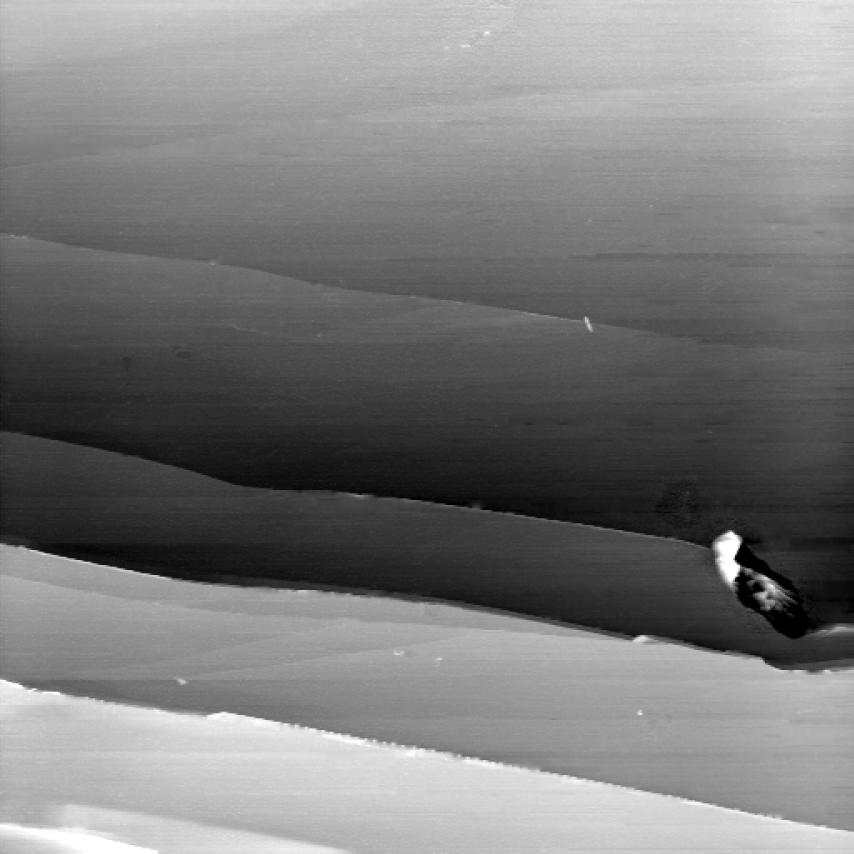
#> input picture data/data1/rawdata1.jpg, 2560 x 2560 px (shown at 1/3 size)
$ jupyter execute --allow-errors canny_hough.ipynb   (shell and % lines are left out)
#> lines starting #> are read from the running program, lines starting #| are printed output that depends on the picture; after the words box and inside, x2 and y2 are one past the last pixel; in counts of white or black regions, pixels touching at a corner belong together
[cell 1]
import sys
import numpy as np
import cv2
from IPython.display import Image, display
from ipywidgets import widgets
from matplotlib import pyplot as plt

print("python version:", sys.version)
print("numpy version:", np.__version__)
print("opencv version:", cv2.__version__) # type: ignore

[cell 2]
# [29 lines left out: functions imshow, houghline, not called in this run]

[cell 3]
def slopeComp(img:np.ndarray, slope:float, axis:int, scale:float=1.0)->np.ndarray:
    x = np.arange(img.shape[axis]).astype(np.float32)
    y = x*slope
    if axis == 0:
        base = y.reshape((-1,1)).repeat(img.shape[1], axis=1)
    elif axis == 1:
        base = y.reshape((1,-1)).repeat(img.shape[0], axis=0)
    else:
        raise ValueError("invalid axis")
    ret = ((img.astype(np.float32) - base) * scale).astype(np.uint8)
    return ret

def makeSobelFilter(size:int)->np.ndarray:
    halfsize = (size - 1) // 2
    return np.hstack([np.full(halfsize, -1), [0], np.full(halfsize, 1)]).reshape((1,-1)).repeat(size, axis=0)

def broadD(img, m_size, s_size, axis=0)->np.ndarray:
    ret = cv2.medianBlur(img, m_size)
    kernel = makeSobelFilter(s_size) if axis == 0 else makeSobelFilter(s_size).T
    ret = cv2.filter2D(ret, -1, kernel)
    return ret

# [4 lines left out: function broadGrad, not called in this run]

def binarize(img, threshold):
    bool_img = img > threshold
    return np.full(img.shape, 255, dtype=np.uint8) * bool_img

# [27 lines left out: functions drawInSubplot, detectStep, not called in this run]

[cell 4]
raw_data1 = cv2.cvtColor(cv2.imread("data/data1/rawdata1.jpg"), cv2.COLOR_BGR2GRAY)
#> raw_data1: shape (2560, 2560); min 0, max 255, mean 123.3
print(raw_data1.shape, raw_data1.dtype)
#| (2560, 2560) uint8
manually_marked = cv2.imread("data/data1/rawdata1_manually_marked.png")
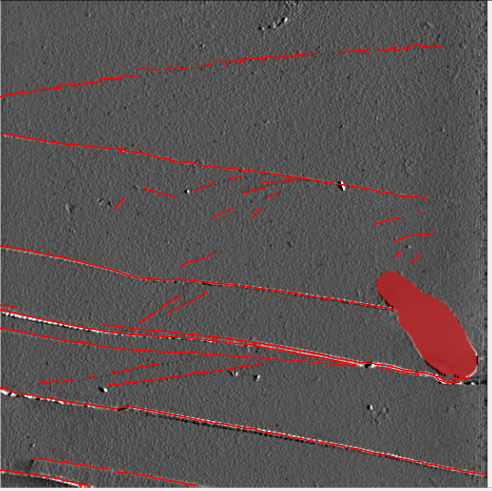
#> input picture data/data1/rawdata1_manually_marked.png, 983 x 981 px (shown at 1/2 size)
#> manually_marked is the input picture: shape (981, 983, 3); mean B, G, R 83.6, 83.6, 92.3
print(manually_marked.shape, manually_marked.dtype)
#| (981, 983, 3) uint8

data = cv2.GaussianBlur(raw_data1, (1,11), 11)
data = slopeComp(data, -46/500, 0, 0.5)
#> in slopeComp, `ret = ((img.astype(np.float32) - base) * scale).astype(np.uint8)`:
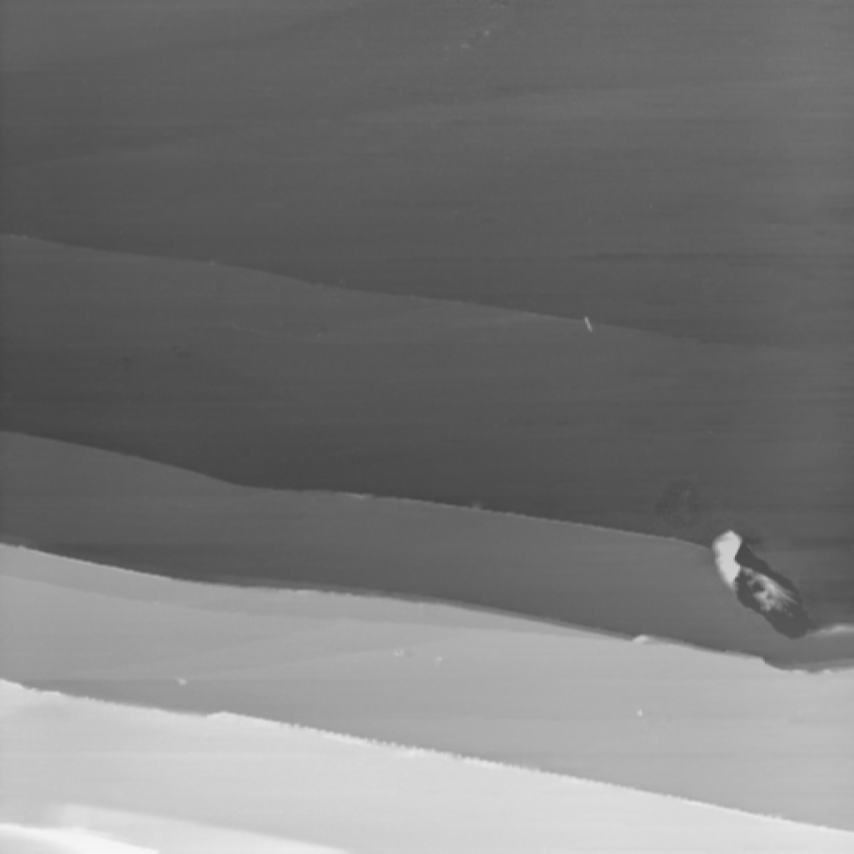
#> ret: shape (2560, 2560) (shown at 1/3 size); min 66, max 245, mean 120
m_size, s_size = 41, 11
med = cv2.medianBlur(data, m_size)

dy = broadD(data, m_size, s_size, axis=1)
#> in broadD, `ret = cv2.filter2D(ret, -1, kernel)`:
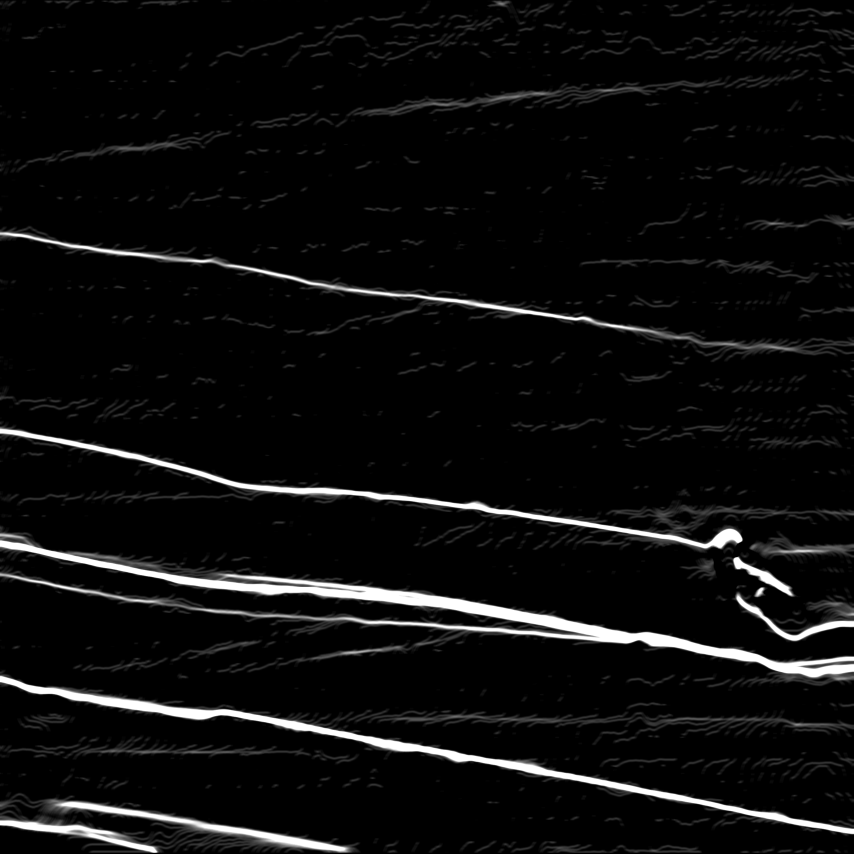
#> ret: shape (2560, 2560) (shown at 1/3 size); min 0, max 255, mean 13.4
binarized = binarize(dy, 20)
#> in binarize, `bool_img = img > threshold`:
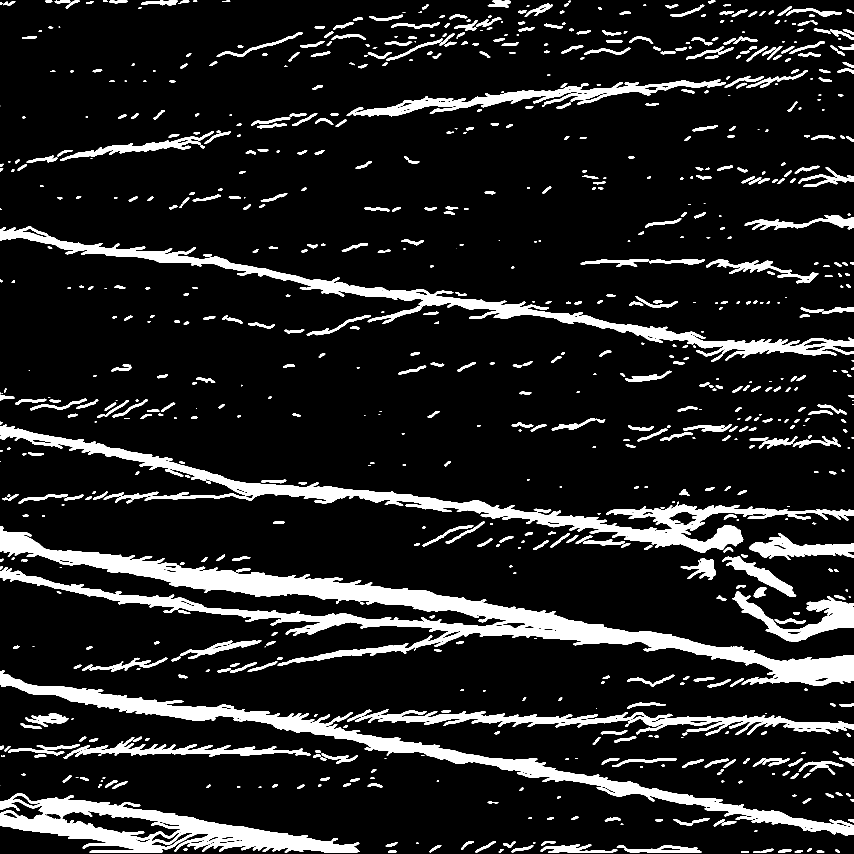
#> bool_img: shape (2560, 2560) bool (shown at 1/3 size); 12.1% white; 836 white regions (62 under 20 px), largest, box (x1, y1, x2, y2) and area: (0, 1578, 2560, 2058) 179426, (0, 1274, 2560, 1657) 87539, (0, 2012, 2560, 2507) 84855

linedetect = cv2.HoughLinesP(binarized, 1, np.pi/180, 100, 0, 0)

#> (the rest of this cell did not finish here and is left out)
